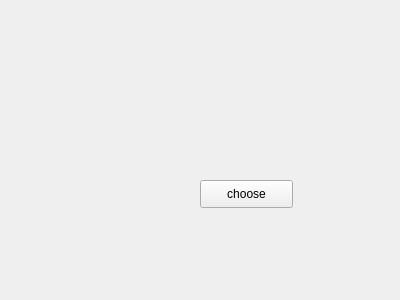
<?xml version="1.0" encoding="UTF-8"?>
<ui version="4.0">
 <class>Form</class>
 <widget class="QWidget" name="Form">
  <property name="geometry">
   <rect>
    <x>0</x>
    <y>0</y>
    <width>400</width>
    <height>300</height>
   </rect>
  </property>
  <property name="windowTitle">
   <string>Form</string>
  </property>
  <widget class="QPushButton" name="pushButton">
   <property name="geometry">
    <rect>
     <x>200</x>
     <y>180</y>
     <width>93</width>
     <height>28</height>
    </rect>
   </property>
   <property name="text">
    <string>choose</string>
   </property>
  </widget>
 </widget>
 <resources/>
 <connections/>
</ui>
